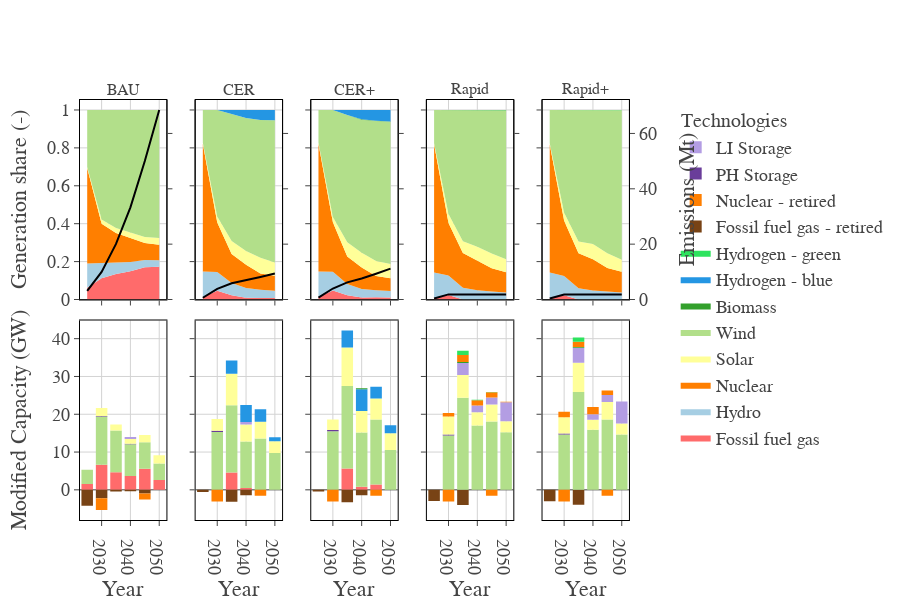

The cell this chart's notebook holds for it:
### Code cell
import plotly.graph_objects as go
from plotly.subplots import make_subplots

nb_rows = 2  # the number of rows in your plot
nb_cols = 5  # the number of columns in your plot
copper_fig = make_subplots(
    rows=nb_rows,
    cols=nb_cols,
    shared_xaxes=True,
    vertical_spacing=0.05,
    horizontal_spacing=0.05,
    subplot_titles=("BAU", "CER", "CER+", "Rapid", "Rapid+"),
    specs=[[{"secondary_y": True}, {"secondary_y": True}, {"secondary_y": True}, {"secondary_y": True}, {"secondary_y": True}],
            [{"secondary_y": False}, {"secondary_y": False}, {"secondary_y": False}, {"secondary_y": False}, {"secondary_y": False}]])


legend_entries = []
for i, data in enumerate(gen_sharefig.data):
    xax = data["xaxis"].replace("x", "")
    xax = 1 if xax == "" else int(xax)
    data["legendgroup"] = "gentechs"
    data["legendgrouptitle_text"] = "Technologies"
    name = data["name"]
    show_legend = name not in legend_entries
    if show_legend:
        legend_entries.append(name)
    data["showlegend"] = show_legend
    copper_fig.add_trace(data, col=xax, row=1, secondary_y=False)

for i, (scen, emission_data) in enumerate(scen_supply_agg.groupby("scenario")):
    xax=i+1
    copper_fig.add_trace(
        go.Scatter(x=emission_data["pds"], y=emission_data["emissions (Mt)"], mode='lines', showlegend=False),
        col=xax,
        row=1,
        secondary_y=True
    )

for i, data in enumerate(scen_cap_fig.data):
    xax = data["xaxis"].replace("x", "")
    xax = 1 if xax == "" else int(xax)
    data["legendgroup"] = "gentechs"
    # data["legendgrouptitle_text"] = "Generators"
    name = data["name"]
    show_legend = name not in legend_entries
    if show_legend:
        legend_entries.append(name)
    data["showlegend"] = show_legend
    copper_fig.add_trace(data, col=xax, row=2)


#dir(yax)=['anchor', 'automargin', 'autorange', 'autotypenumbers', 'calendar', 'categoryarray', 'categoryarraysrc', 'categoryorder', 'color', 'constrain', 'constraintoward', 'dividercolor', 'dividerwidth', 'domain', 'dtick', 'exponentformat', 'figure', 'fixedrange', 'gridcolor', 'griddash', 'gridwidth', 'hoverformat', 'layer', 'linecolor', 'linewidth', 'matches', 'minexponent', 'minor', 'mirror', 'nticks', 'on_change', 'overlaying', 'parent', 'plotly_name', 'pop', 'position', 'range', 'rangebreakdefaults', 'rangebreaks', 'rangemode', 'scaleanchor', 'scaleratio', 'separatethousands', 'showdividers', 'showexponent', 'showgrid', 'showline', 'showspikes', 'showticklabels', 'showtickprefix', 'showticksuffix', 'side', 'spikecolor', 'spikedash', 'spikemode', 'spikesnap', 'spikethickness', 'tick0', 'tickangle', 'tickcolor', 'tickfont', 'tickformat', 'tickformatstopdefaults', 'tickformatstops', 'ticklabelmode', 'ticklabeloverflow', 'ticklabelposition', 'ticklabelstep', 'ticklen', 'tickmode', 'tickprefix', 'ticks', 'tickson', 'ticksuffix', 'ticktext', 'ticktextsrc', 'tickvals', 'tickvalssrc', 'tickwidth', 'title', 'titlefont', 'to_plotly_json', 'type', 'uirevision', 'update', 'visible', 'zeroline', 'zerolinecolor', 'zerolinewidth']

def y_ax_fmt(yax):
    yax.showgrid = False
    yax.matches = "y2"
    yax.showticklabels = yax["overlaying"] == "y9"
    yax.rangemode = "tozero"
    if yax.showticklabels:
        yax.title = "Emissions (Mt)"

copper_fig.for_each_yaxis(y_ax_fmt, row=1, secondary_y=True)   
copper_fig.for_each_yaxis(lambda yax: yax.update(matches="y", showticklabels=yax.plotly_name=="yaxis"), row=1, secondary_y=False)
copper_fig.for_each_yaxis(lambda yax: yax.update(matches="y11", showticklabels=yax.plotly_name=="yaxis11"), row=2, secondary_y=False)

sciencify_plotly_fig(copper_fig)

copper_fig.update_layout(
    barmode="relative",
    width=900,
    height=600,
    yaxis1_title="Generation share (-)",
    yaxis11_title="Modified Capacity (GW)",
    xaxis6_title="Year",
    xaxis7_title="Year",
    xaxis8_title="Year",
    xaxis9_title="Year",
    xaxis10_title="Year",
    font_family="cm",
    font_size=18,
    legend_traceorder="reversed",
)
copper_fig.write_image("copper_results.svg")
copper_fig
